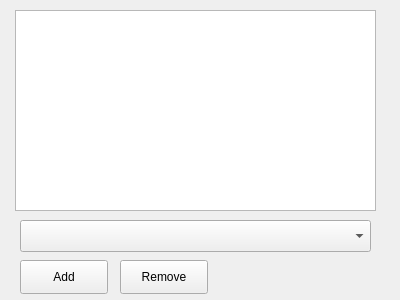
<?xml version="1.0" encoding="UTF-8"?>
<ui version="4.0">
 <class>Widget</class>
 <widget class="QWidget" name="Widget">
  <property name="geometry">
   <rect>
    <x>0</x>
    <y>0</y>
    <width>400</width>
    <height>300</height>
   </rect>
  </property>
  <property name="windowTitle">
   <string>Widget</string>
  </property>
  <widget class="QListView" name="listView">
   <property name="geometry">
    <rect>
     <x>15</x>
     <y>10</y>
     <width>361</width>
     <height>201</height>
    </rect>
   </property>
  </widget>
  <widget class="QComboBox" name="comboBox">
   <property name="geometry">
    <rect>
     <x>20</x>
     <y>220</y>
     <width>351</width>
     <height>32</height>
    </rect>
   </property>
  </widget>
  <widget class="QPushButton" name="addButton">
   <property name="geometry">
    <rect>
     <x>20</x>
     <y>260</y>
     <width>88</width>
     <height>34</height>
    </rect>
   </property>
   <property name="text">
    <string>Add</string>
   </property>
  </widget>
  <widget class="QPushButton" name="removeButton">
   <property name="geometry">
    <rect>
     <x>120</x>
     <y>260</y>
     <width>88</width>
     <height>34</height>
    </rect>
   </property>
   <property name="text">
    <string>Remove</string>
   </property>
  </widget>
 </widget>
 <layoutdefault spacing="6" margin="11"/>
 <resources/>
 <connections/>
</ui>
